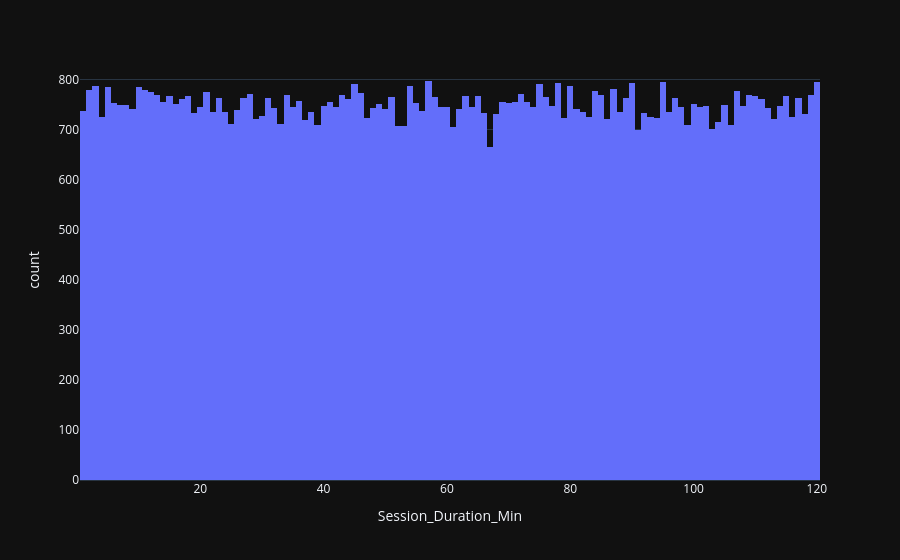

Notebook code cell kept with this figure:
### Markdown cell above
Session Duration Distribution

### Code cell
px.histogram(df, x='Session_Duration_Min')

### Figure 1 — Plotly figure (JSON) as saved in the notebook; plotly's stock layout.template omitted (floating-point values rounded to 4 significant figures; data arrays with more than 128 entries replaced by an {"elided": "..."} marker saying what was removed)
{"data": [{"bingroup": "x", "hovertemplate": "Session_Duration_Min=%{x}<br>count=%{y}<extra></extra>", "legendgroup": "", "marker": {"color": "#636efa", "pattern": {"shape": ""}}, "name": "", "orientation": "v", "showlegend": false, "x": {"elided": "90000 int values"}, "xaxis": "x", "yaxis": "y", "type": "histogram"}], "layout": {"xaxis": {"anchor": "y", "domain": [0.0, 1.0], "title": {"text": "Session_Duration_Min"}}, "yaxis": {"anchor": "x", "domain": [0.0, 1.0], "title": {"text": "count"}}, "legend": {"tracegroupgap": 0}, "margin": {"t": 60}, "barmode": "relative"}}
